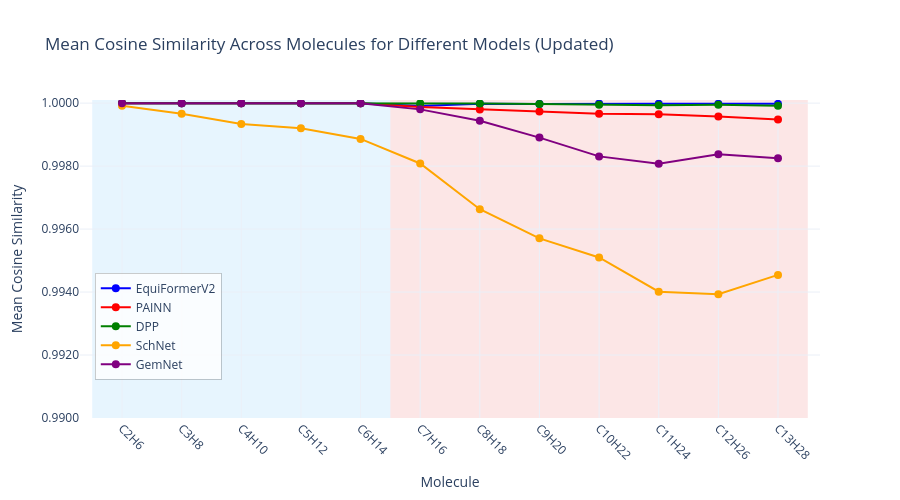

This figure's notebook cell:
### Code cell
# Create updated Cosine Similarity plot with all models including the new one
fig_cos_updated = go.Figure()

# Add traces for each model including the new one
for model in df_updated['Model'].unique():
    model_data = df_updated[df_updated['Model'] == model]
    
    # Include all data since NaN values have been replaced with 0
    fig_cos_updated.add_trace(go.Scatter(
        x=model_data['Molecule'],  # Use molecule symbols instead of indices
        y=model_data['Cosine_Similarity'],
        mode='markers+lines',
        name=model,
        line=dict(color=model_colors_updated[model]),
        marker=dict(size=8, color=model_colors_updated[model])
    ))

# Update layout for Cosine Similarity plot
fig_cos_updated.update_layout(
    title="Mean Cosine Similarity Across Molecules for Different Models (Updated)",
    xaxis_title="Molecule",
    yaxis_title="Mean Cosine Similarity",
    template="plotly_white",
    font=dict(size=12),
    legend=dict(
        x=0.02,
        y=0.12,
        xanchor='left',
        yanchor='bottom',
        bgcolor='rgba(255, 255, 255, 0.8)',
        bordercolor='rgba(0, 0, 0, 0.2)',
        borderwidth=1
    ),
    width=900,
    height=500
)

# Add background rectangles - blue for train data, red for test data
molecule_names = ['C2H6', 'C3H8', 'C4H10', 'C5H12', 'C6H14', 'C7H16', 'C8H18', 'C9H20', 'C10H22', 'C11H24', 'C12H26', 'C13H28']
num_molecules = len(molecule_names)

# Train data background (first 5 molecules: C2H6 to C6H14)
fig_cos_updated.add_shape(type="rect",
              x0=-0.5, x1=4.5, y0=0, y1=1,
              fillcolor="LightSkyBlue", opacity=0.2,
              layer="below", line_width=0, yref="paper")

# Test data background (last 7 molecules: C7H16 to C13H28)
fig_cos_updated.add_shape(type="rect",
              x0=4.5, x1=num_molecules-0.5, y0=0, y1=1,
              fillcolor="LightCoral", opacity=0.2,
              layer="below", line_width=0, yref="paper")

# Rotate x-axis labels for better readability
fig_cos_updated.update_xaxes(tickangle=45)

# Set y-axis range to focus on the data range
y_min = 0.99
y_max = 1.0001
fig_cos_updated.update_yaxes(range=[y_min, y_max], tickformat=".4f")

fig_cos_updated.show()

### Figure 1 — Plotly figure (JSON) as saved in the notebook; plotly's stock layout.template omitted (floating-point values rounded to 4 significant figures)
{"data": [{"line": {"color": "blue"}, "marker": {"color": "blue", "size": 8}, "mode": "markers+lines", "name": "EquiFormerV2", "type": "scatter", "x": ["C2H6", "C3H8", "C4H10", "C5H12", "C6H14", "C7H16", "C8H18", "C9H20", "C10H22", "C11H24", "C12H26", "C13H28"], "y": [1.0, 1.0, 1.0, 1.0, 1.0, 0.9999, 1.0, 1.0, 1.0, 1.0, 1.0, 1.0]}, {"line": {"color": "red"}, "marker": {"color": "red", "size": 8}, "mode": "markers+lines", "name": "PAINN", "type": "scatter", "x": ["C2H6", "C3H8", "C4H10", "C5H12", "C6H14", "C7H16", "C8H18", "C9H20", "C10H22", "C11H24", "C12H26", "C13H28"], "y": [1.0, 1.0, 1.0, 1.0, 1.0, 0.9999, 0.9998, 0.9997, 0.9997, 0.9996, 0.9996, 0.9995]}, {"line": {"color": "green"}, "marker": {"color": "green", "size": 8}, "mode": "markers+lines", "name": "DPP", "type": "scatter", "x": ["C2H6", "C3H8", "C4H10", "C5H12", "C6H14", "C7H16", "C8H18", "C9H20", "C10H22", "C11H24", "C12H26", "C13H28"], "y": [1.0, 1.0, 1.0, 1.0, 1.0, 1.0, 1.0, 1.0, 1.0, 0.9999, 0.9999, 0.9999]}, {"line": {"color": "orange"}, "marker": {"color": "orange", "size": 8}, "mode": "markers+lines", "name": "SchNet", "type": "scatter", "x": ["C2H6", "C3H8", "C4H10", "C5H12", "C6H14", "C7H16", "C8H18", "C9H20", "C10H22", "C11H24", "C12H26", "C13H28"], "y": [0.9999, 0.9997, 0.9993, 0.9992, 0.9989, 0.9981, 0.9966, 0.9957, 0.9951, 0.994, 0.9939, 0.9945]}, {"line": {"color": "purple"}, "marker": {"color": "purple", "size": 8}, "mode": "markers+lines", "name": "GemNet", "type": "scatter", "x": ["C2H6", "C3H8", "C4H10", "C5H12", "C6H14", "C7H16", "C8H18", "C9H20", "C10H22", "C11H24", "C12H26", "C13H28"], "y": [1.0, 1.0, 1.0, 1.0, 1.0, 0.9998, 0.9994, 0.9989, 0.9983, 0.9981, 0.9984, 0.9982]}], "layout": {"font": {"size": 12}, "height": 500, "legend": {"bgcolor": "rgba(255, 255, 255, 0.8)", "bordercolor": "rgba(0, 0, 0, 0.2)", "borderwidth": 1, "x": 0.02, "xanchor": "left", "y": 0.12, "yanchor": "bottom"}, "shapes": [{"fillcolor": "LightSkyBlue", "layer": "below", "line": {"width": 0}, "opacity": 0.2, "type": "rect", "x0": -0.5, "x1": 4.5, "y0": 0, "y1": 1, "yref": "paper"}, {"fillcolor": "LightCoral", "layer": "below", "line": {"width": 0}, "opacity": 0.2, "type": "rect", "x0": 4.5, "x1": 11.5, "y0": 0, "y1": 1, "yref": "paper"}], "title": {"text": "Mean Cosine Similarity Across Molecules for Different Models (Updated)"}, "width": 900, "xaxis": {"tickangle": 45, "title": {"text": "Molecule"}}, "yaxis": {"range": [0.99, 1.0], "tickformat": ".4f", "title": {"text": "Mean Cosine Similarity"}}}}
